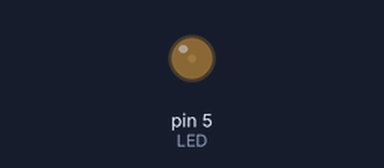
Recording of a sketch running on a simulated Arduino Uno, built with avr-gcc and run on an emulated ATmega328P. Shown: output pins drawn as LEDs (lit = HIGH).

Above: at 0.05 s.
At 0.5 s:
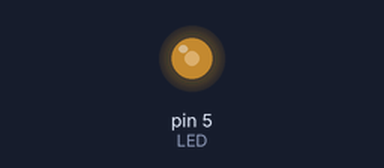
At 0.95 s:
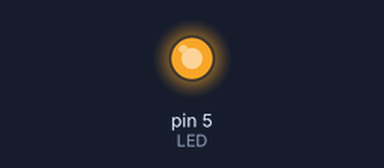
At 1.75 s:
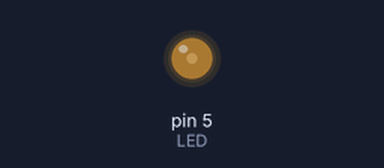
Timing chart, 0 to 4.7 s (numbered marks = the images above):
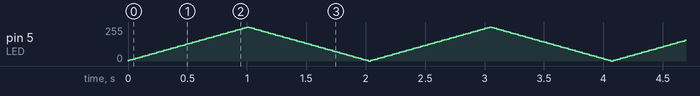

The sketch:

fade.ino
```cpp
#define LED 5
int intensity = 0;
int delta = 5;

void setup() {
  pinMode( LED, OUTPUT );
}

void loop() {
  intensity += delta;
  analogWrite( LED, intensity );
  if ( intensity <= 0 || intensity >= 255 ) {
    delta = -delta;
  }
  delay( 20 );
}
```
